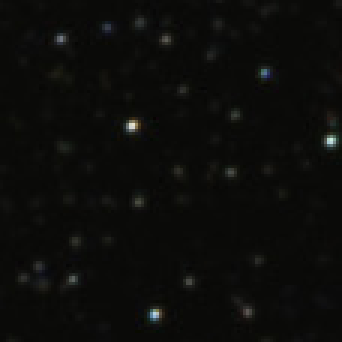
#> input picture Small_area.png, 114 x 114 px (shown 3 times larger)
$ python locator.py   (older library calls are emulated)
#> lines starting #> are read from the running program, lines starting #| are printed output that depends on the picture; after the words box and inside, x2 and y2 are one past the last pixel; in counts of white or black regions, pixels touching at a corner belong together
#!/usr/bin/env python3
# -*- coding: utf-8 -*-
"""
Created on Sun Jan 31 16:13:50 2021

@author: emre
"""
import numpy as np
import cv2
import argparse

# Parsing arguments
parser = argparse.ArgumentParser()
parser.add_argument('-query', type=str, default= 'Small_area.png')
parser.add_argument('-train', type=str, default= 'StarMap.png')
args = parser.parse_args()

# Reading inputs
query_img = cv2.imread(args.query)
#> query_img is the input picture: shape (114, 114, 3); mean B, G, R 10.6, 12.6, 12.5
train_img = cv2.imread(args.train)
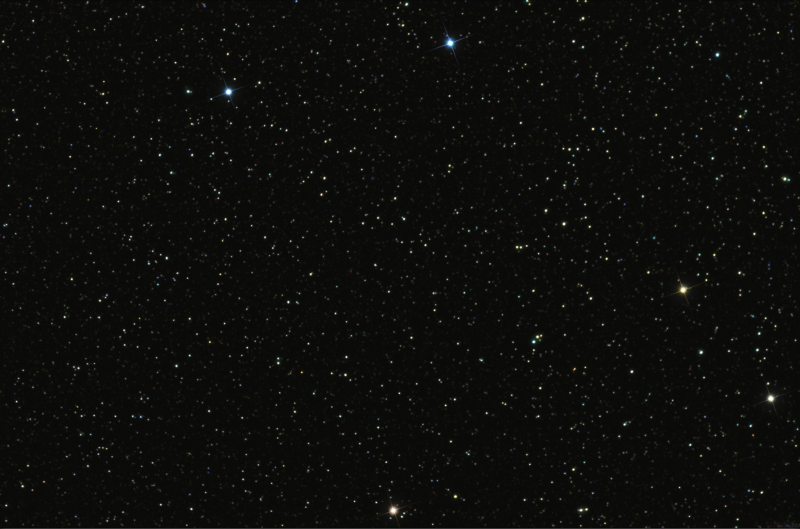
#> input picture StarMap.png, 1600 x 1057 px (shown at 1/2 size)
#> train_img is the input picture: shape (1057, 1600, 3); mean B, G, R 11, 13.2, 13

# B&W Conversion
query_gray = cv2.cvtColor(query_img, cv2.COLOR_BGR2GRAY)
train_gray = cv2.cvtColor(train_img, cv2.COLOR_BGR2GRAY)

# ORB (Oriented FAST and Rotated BRIEF)
orb = cv2.ORB_create(12500)

# KeyPoints & Descriptors
kp1, des1 = orb.detectAndCompute(query_gray, None)
#> kp1 = 9 keypoints; (x, y, size): (44, 41, 31), (43, 41, 37.2), (76, 57, 31), (46, 67, 37.2), (78, 38, 31), (46, 66, 44.6), (59, 56, 31), (59, 56, 37.2), (59, 56, 44.6)
kp2, des2 = orb.detectAndCompute(train_gray, None)
#> kp2 = 12064 keypoints; strongest (x, y, size): (1186, 257, 31), (690, 749, 31), (1182, 596, 31), (1139, 298, 31)

# BruteForce matcher
bf = cv2.BFMatcher(cv2.NORM_HAMMING, crossCheck=True)

#matcher = cv2.DescriptorMatcher_create(cv2.DESCRIPTOR_MATCHER_BRUTEFORCE_HAMMING)

# Matches
matches = bf.match(des1, des2, None)
#> matches = 9 matches
# Matches (sorted)
matches = sorted(matches, key = lambda x:x.distance)

# Array initialization for matches' points
points_q = np.zeros((len(matches), 2), dtype=np.float32)
#> points_q = [[0, 0], [0, 0], [0, 0], [0, 0], [0, 0], [0, 0], [0, 0], [0, 0], [0, 0]]
points_t = np.zeros((len(matches), 2), dtype=np.float32)
#> points_t has the same summary as points_q

# Filling arrays of matches' points
for i, match in enumerate(matches):
   points_q[i, :] = kp1[match.queryIdx].pt
   points_t[i, :] = kp2[match.trainIdx].pt
#> this loop made 9 passes
#> after the loop, points_q = [[78, 38], [44, 41], [59, 56], [76, 57], [45.6, 67.2], [46.08, 66.24], [58.8, 56.4], [43.2, 40.8], [59.04, 56.16]]; points_t = [[933, 188], [899, 191], [914, 206], [931, 207], [900, 217.2], [900, 217.4], [913.2, 206.4], [160.8, 868.8], [273.6, 864]]

# Homography matrix and mask
H, mask = cv2.findHomography(points_q, points_t, cv2.RANSAC)
#> H = [[1.11, -0.929, 857.6], [0.0269, 0.77, 151.8], [0.000157, -0.000997, 1]]; mask = [1, 1, 1, 1, 1, 1, 1, 0, 0]

# Detects location of the query image in the train image
location = cv2.drawMatches(query_img,kp1,train_img,kp2,matches[:10],None,flags=cv2.DrawMatchesFlags_NOT_DRAW_SINGLE_POINTS)
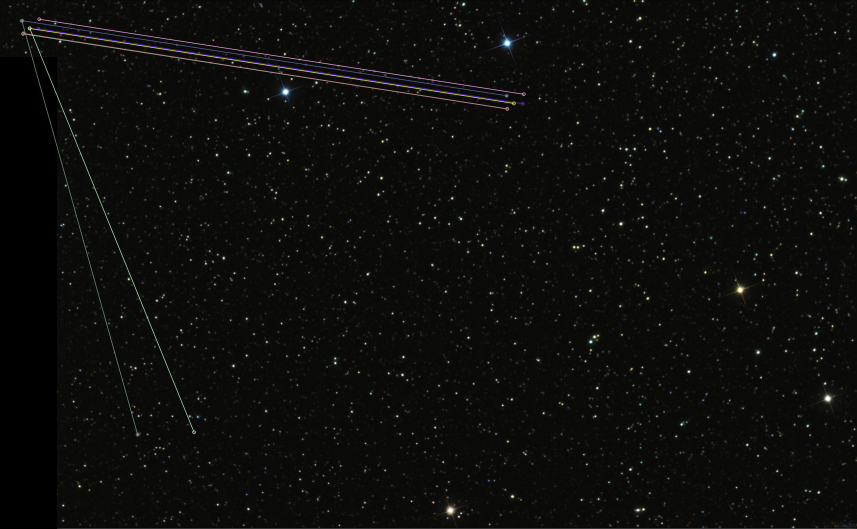
#> location: shape (1057, 1714, 3) (shown at 1/2 size); mean B, G, R 11.2, 13.2, 13.1

# Shape of the query image
height, width = query_gray.shape
#> height = 114; width = 114

# Finds corner coordinate points query image and
# transformed corner coordinates on train image
corners = np.array([[0,0],[width-1,0],[width-1,height],[0,height-1]]).reshape(-1,1,2).astype(np.float32)
#> corners = [[0, 0], [113, 0], [113, 114], [0, 113]]
transformed_corners = cv2.perspectiveTransform(corners, np.array(H).astype(np.float32)).reshape(-1,2).astype(np.int)
#> transformed_corners = [[857, 151], [966, 152], [970, 268], [848, 269]]

# Draws lines for showing the location of the detected area
cv2.line(location, (transformed_corners[0][0]+width,transformed_corners[0][1]), (transformed_corners[1][0]+width,transformed_corners[1][1]), [255,0,255], 3)
#> location: shape (1057, 1714, 3); 0.03% of pixels changed, all inside (x1, y1, x2, y2) = (969, 149, 1083, 155)
cv2.line(location, (transformed_corners[1][0]+width,transformed_corners[1][1]), (transformed_corners[2][0]+width,transformed_corners[2][1]), [255,0,255], 3)
#> location: shape (1057, 1714, 3); mean B, G, R 11.4, 13.2, 13.3
cv2.line(location, (transformed_corners[2][0]+width,transformed_corners[2][1]), (transformed_corners[3][0]+width,transformed_corners[3][1]), [255,0,255], 3)
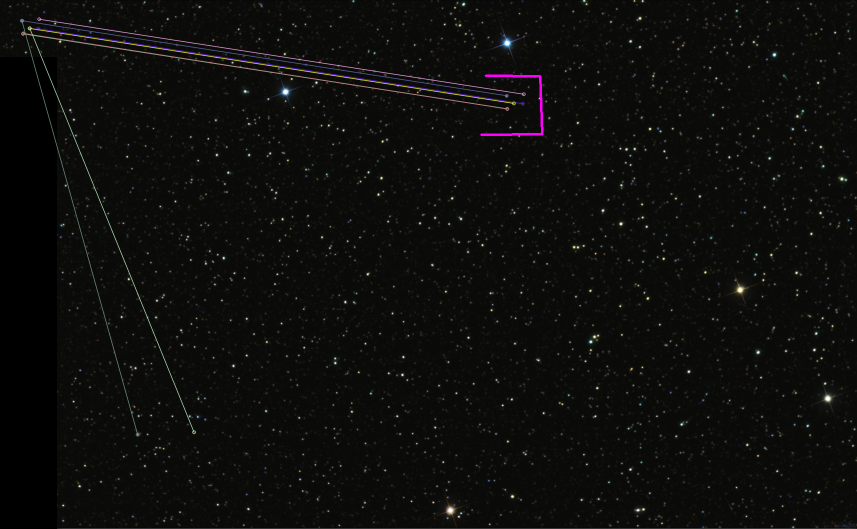
#> location: shape (1057, 1714, 3) (shown at 1/2 size); mean B, G, R 11.4, 13.2, 13.3
cv2.line(location, (transformed_corners[3][0]+width,transformed_corners[3][1]), (transformed_corners[0][0]+width,transformed_corners[0][1]), [255,0,255], 3)
#> location: shape (1057, 1714, 3); 0.03% of pixels changed, all inside (x1, y1, x2, y2) = (960, 152, 974, 269)

# Saves output image
cv2.imwrite(f"loc_{args.query}",location)
print(f"\nEstimated corner coodinates of {args.query}: \n", transformed_corners)
#| Estimated corner coodinates of Small_area.png:
#|  [[857 151]
#|  [966 152]
#|  [970 268]
#|  [848 269]]

# Do not close the image manually instead press any key in order to prevent the terminal freeze
print(f"\nPress any key to close the image. \n(Image output can also be found in the current directory as {args.query})\n")

# shows image
cv2.imshow(args.query, location)
cv2.waitKey(0)
